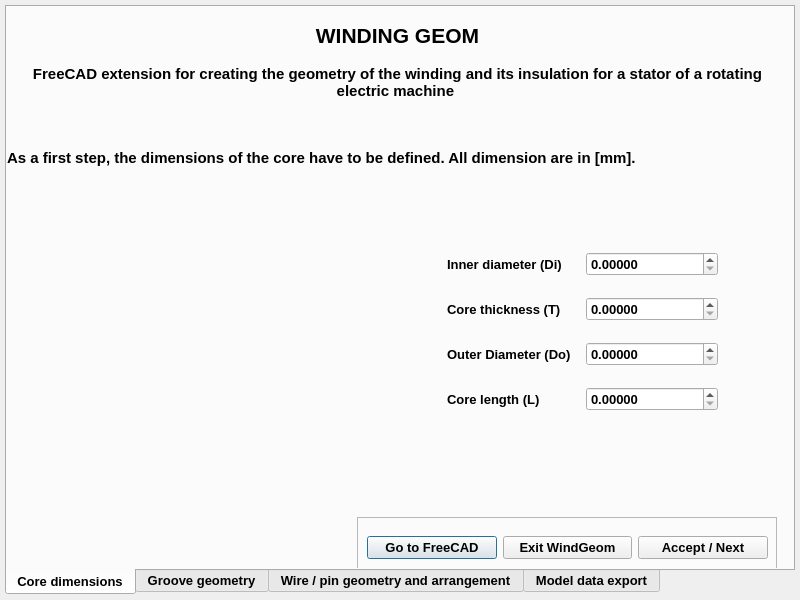
<?xml version="1.0" encoding="UTF-8"?>
<ui version="4.0">
 <class>MainWindow</class>
 <widget class="QDialog" name="MainWindow">
  <property name="windowModality">
   <enum>Qt::NonModal</enum>
  </property>
  <property name="geometry">
   <rect>
    <x>0</x>
    <y>0</y>
    <width>800</width>
    <height>600</height>
   </rect>
  </property>
  <property name="minimumSize">
   <size>
    <width>800</width>
    <height>600</height>
   </size>
  </property>
  <property name="maximumSize">
   <size>
    <width>800</width>
    <height>600</height>
   </size>
  </property>
  <property name="windowTitle">
   <string>WINDING GEOM FreeCAD extension</string>
  </property>
  <property name="accessibleDescription">
   <string/>
  </property>
  <property name="modal">
   <bool>false</bool>
  </property>
  <widget class="QTabWidget" name="tabWidget">
   <property name="geometry">
    <rect>
     <x>5</x>
     <y>5</y>
     <width>790</width>
     <height>590</height>
    </rect>
   </property>
   <property name="minimumSize">
    <size>
     <width>790</width>
     <height>590</height>
    </size>
   </property>
   <property name="maximumSize">
    <size>
     <width>790</width>
     <height>590</height>
    </size>
   </property>
   <property name="font">
    <font>
     <pointsize>10</pointsize>
     <weight>75</weight>
     <italic>false</italic>
     <bold>true</bold>
     <kerning>true</kerning>
    </font>
   </property>
   <property name="tabPosition">
    <enum>QTabWidget::South</enum>
   </property>
   <property name="currentIndex">
    <number>0</number>
   </property>
   <widget class="QWidget" name="tab1">
    <attribute name="title">
     <string>Core dimensions</string>
    </attribute>
    <widget class="QLabel" name="label_3">
     <property name="geometry">
      <rect>
       <x>0</x>
       <y>50</y>
       <width>781</width>
       <height>51</height>
      </rect>
     </property>
     <property name="sizePolicy">
      <sizepolicy hsizetype="Fixed" vsizetype="Fixed">
       <horstretch>0</horstretch>
       <verstretch>0</verstretch>
      </sizepolicy>
     </property>
     <property name="font">
      <font>
       <pointsize>11</pointsize>
       <weight>75</weight>
       <italic>false</italic>
       <bold>true</bold>
       <kerning>true</kerning>
      </font>
     </property>
     <property name="text">
      <string>FreeCAD extension for creating the geometry of the winding and  its insulation for a stator of a rotating electric machine  </string>
     </property>
     <property name="textFormat">
      <enum>Qt::RichText</enum>
     </property>
     <property name="alignment">
      <set>Qt::AlignCenter</set>
     </property>
     <property name="wordWrap">
      <bool>true</bool>
     </property>
    </widget>
    <widget class="QLabel" name="label_5">
     <property name="geometry">
      <rect>
       <x>0</x>
       <y>8</y>
       <width>781</width>
       <height>41</height>
      </rect>
     </property>
     <property name="sizePolicy">
      <sizepolicy hsizetype="Fixed" vsizetype="Fixed">
       <horstretch>0</horstretch>
       <verstretch>0</verstretch>
      </sizepolicy>
     </property>
     <property name="font">
      <font>
       <pointsize>16</pointsize>
       <weight>75</weight>
       <italic>false</italic>
       <bold>true</bold>
       <kerning>true</kerning>
      </font>
     </property>
     <property name="text">
      <string>WINDING GEOM</string>
     </property>
     <property name="textFormat">
      <enum>Qt::RichText</enum>
     </property>
     <property name="alignment">
      <set>Qt::AlignCenter</set>
     </property>
     <property name="wordWrap">
      <bool>true</bool>
     </property>
    </widget>
    <widget class="QLabel" name="label_6">
     <property name="geometry">
      <rect>
       <x>0</x>
       <y>130</y>
       <width>781</width>
       <height>41</height>
      </rect>
     </property>
     <property name="sizePolicy">
      <sizepolicy hsizetype="Fixed" vsizetype="Fixed">
       <horstretch>0</horstretch>
       <verstretch>0</verstretch>
      </sizepolicy>
     </property>
     <property name="font">
      <font>
       <pointsize>11</pointsize>
       <weight>75</weight>
       <italic>false</italic>
       <bold>true</bold>
       <kerning>true</kerning>
      </font>
     </property>
     <property name="text">
      <string>As a first step, the dimensions of the core have to be defined. All dimension are in [mm].</string>
     </property>
     <property name="alignment">
      <set>Qt::AlignLeading|Qt::AlignLeft|Qt::AlignVCenter</set>
     </property>
    </widget>
    <widget class="QLabel" name="S1_L1">
     <property name="geometry">
      <rect>
       <x>20</x>
       <y>210</y>
       <width>320</width>
       <height>320</height>
      </rect>
     </property>
     <property name="minimumSize">
      <size>
       <width>320</width>
       <height>320</height>
      </size>
     </property>
     <property name="maximumSize">
      <size>
       <width>320</width>
       <height>320</height>
      </size>
     </property>
     <property name="text">
      <string/>
     </property>
     <property name="textFormat">
      <enum>Qt::RichText</enum>
     </property>
     <property name="pixmap">
      <pixmap>../winding-geom_stuff/1st-step-q.jpg</pixmap>
     </property>
     <property name="scaledContents">
      <bool>true</bool>
     </property>
     <property name="alignment">
      <set>Qt::AlignCenter</set>
     </property>
    </widget>
    <widget class="QWidget" name="gridLayoutWidget">
     <property name="geometry">
      <rect>
       <x>440</x>
       <y>230</y>
       <width>271</width>
       <height>191</height>
      </rect>
     </property>
     <layout class="QGridLayout" name="gridLayout">
      <item row="2" column="1">
       <widget class="QDoubleSpinBox" name="Sp_1_Do">
        <property name="enabled">
         <bool>true</bool>
        </property>
        <property name="decimals">
         <number>5</number>
        </property>
        <property name="maximum">
         <double>9999.989999999999782</double>
        </property>
        <property name="singleStep">
         <double>0.100000000000000</double>
        </property>
       </widget>
      </item>
      <item row="0" column="1">
       <widget class="QDoubleSpinBox" name="Sp_1_Di">
        <property name="decimals">
         <number>5</number>
        </property>
        <property name="maximum">
         <double>9999.989999999999782</double>
        </property>
        <property name="singleStep">
         <double>0.100000000000000</double>
        </property>
       </widget>
      </item>
      <item row="1" column="1">
       <widget class="QDoubleSpinBox" name="Sp_1_T">
        <property name="decimals">
         <number>5</number>
        </property>
        <property name="maximum">
         <double>9999.989999999999782</double>
        </property>
        <property name="singleStep">
         <double>0.100000000000000</double>
        </property>
       </widget>
      </item>
      <item row="1" column="0">
       <widget class="QLabel" name="L_1_T">
        <property name="text">
         <string>Core thickness (T)</string>
        </property>
       </widget>
      </item>
      <item row="2" column="0">
       <widget class="QLabel" name="L_1_Do">
        <property name="text">
         <string>Outer Diameter (Do)</string>
        </property>
        <property name="textFormat">
         <enum>Qt::PlainText</enum>
        </property>
        <property name="wordWrap">
         <bool>true</bool>
        </property>
       </widget>
      </item>
      <item row="0" column="0">
       <widget class="QLabel" name="L_1_Di">
        <property name="text">
         <string>Inner diameter (Di)</string>
        </property>
       </widget>
      </item>
      <item row="3" column="0">
       <widget class="QLabel" name="L_1_Do_2">
        <property name="text">
         <string>Core length (L)</string>
        </property>
        <property name="textFormat">
         <enum>Qt::PlainText</enum>
        </property>
        <property name="wordWrap">
         <bool>true</bool>
        </property>
       </widget>
      </item>
      <item row="3" column="1">
       <widget class="QDoubleSpinBox" name="Sp_1_L">
        <property name="enabled">
         <bool>true</bool>
        </property>
        <property name="decimals">
         <number>5</number>
        </property>
        <property name="maximum">
         <double>9999.989999999999782</double>
        </property>
        <property name="singleStep">
         <double>0.100000000000000</double>
        </property>
       </widget>
      </item>
     </layout>
    </widget>
    <widget class="QFrame" name="frame">
     <property name="geometry">
      <rect>
       <x>350</x>
       <y>510</y>
       <width>420</width>
       <height>60</height>
      </rect>
     </property>
     <property name="frameShape">
      <enum>QFrame::StyledPanel</enum>
     </property>
     <property name="frameShadow">
      <enum>QFrame::Raised</enum>
     </property>
     <widget class="QWidget" name="horizontalLayoutWidget">
      <property name="geometry">
       <rect>
        <x>10</x>
        <y>10</y>
        <width>401</width>
        <height>41</height>
       </rect>
      </property>
      <layout class="QHBoxLayout" name="horizontalLayout">
       <item>
        <widget class="QPushButton" name="Cb_1_GtFc">
         <property name="text">
          <string>Go to FreeCAD</string>
         </property>
        </widget>
       </item>
       <item>
        <widget class="QPushButton" name="Cb_1_exitWg">
         <property name="text">
          <string>Exit WindGeom</string>
         </property>
        </widget>
       </item>
       <item>
        <widget class="QPushButton" name="Cb_1_AccNext">
         <property name="text">
          <string>Accept / Next</string>
         </property>
        </widget>
       </item>
      </layout>
     </widget>
    </widget>
   </widget>
   <widget class="QWidget" name="tab2">
    <attribute name="title">
     <string>Groove geometry</string>
    </attribute>
    <widget class="QLabel" name="label_2">
     <property name="geometry">
      <rect>
       <x>0</x>
       <y>410</y>
       <width>150</width>
       <height>150</height>
      </rect>
     </property>
     <property name="text">
      <string/>
     </property>
     <property name="pixmap">
      <pixmap>11-ac-motor-windingQR.jpg</pixmap>
     </property>
     <property name="scaledContents">
      <bool>true</bool>
     </property>
     <property name="alignment">
      <set>Qt::AlignCenter</set>
     </property>
    </widget>
    <widget class="QFrame" name="frame_2">
     <property name="geometry">
      <rect>
       <x>350</x>
       <y>510</y>
       <width>420</width>
       <height>60</height>
      </rect>
     </property>
     <property name="frameShape">
      <enum>QFrame::StyledPanel</enum>
     </property>
     <property name="frameShadow">
      <enum>QFrame::Raised</enum>
     </property>
     <widget class="QWidget" name="horizontalLayoutWidget_2">
      <property name="geometry">
       <rect>
        <x>10</x>
        <y>10</y>
        <width>401</width>
        <height>41</height>
       </rect>
      </property>
      <layout class="QHBoxLayout" name="horizontalLayout_2">
       <item>
        <widget class="QPushButton" name="Cb_2_GtFc">
         <property name="text">
          <string>Go to FreeCAD</string>
         </property>
        </widget>
       </item>
       <item>
        <widget class="QPushButton" name="Cb_2_exitWg">
         <property name="text">
          <string>Exit WindGeom</string>
         </property>
        </widget>
       </item>
       <item>
        <widget class="QPushButton" name="Cb_2_AccNext">
         <property name="text">
          <string>Accept / Next</string>
         </property>
        </widget>
       </item>
      </layout>
     </widget>
    </widget>
    <widget class="QLabel" name="label_7">
     <property name="geometry">
      <rect>
       <x>0</x>
       <y>5</y>
       <width>781</width>
       <height>18</height>
      </rect>
     </property>
     <property name="sizePolicy">
      <sizepolicy hsizetype="Fixed" vsizetype="Fixed">
       <horstretch>0</horstretch>
       <verstretch>0</verstretch>
      </sizepolicy>
     </property>
     <property name="font">
      <font>
       <pointsize>11</pointsize>
       <weight>75</weight>
       <italic>false</italic>
       <bold>true</bold>
       <kerning>true</kerning>
      </font>
     </property>
     <property name="text">
      <string>In the next step, the geometry of the groove will be defined.</string>
     </property>
     <property name="alignment">
      <set>Qt::AlignLeading|Qt::AlignLeft|Qt::AlignVCenter</set>
     </property>
    </widget>
    <widget class="QLabel" name="label_8">
     <property name="geometry">
      <rect>
       <x>0</x>
       <y>30</y>
       <width>781</width>
       <height>15</height>
      </rect>
     </property>
     <property name="sizePolicy">
      <sizepolicy hsizetype="Fixed" vsizetype="Fixed">
       <horstretch>0</horstretch>
       <verstretch>0</verstretch>
      </sizepolicy>
     </property>
     <property name="font">
      <font>
       <pointsize>11</pointsize>
       <weight>50</weight>
       <italic>false</italic>
       <bold>false</bold>
       <kerning>true</kerning>
      </font>
     </property>
     <property name="text">
      <string>Choose the form of the groove, then define the dimensions.</string>
     </property>
     <property name="alignment">
      <set>Qt::AlignLeading|Qt::AlignLeft|Qt::AlignVCenter</set>
     </property>
    </widget>
    <widget class="QFrame" name="frame_3">
     <property name="geometry">
      <rect>
       <x>0</x>
       <y>70</y>
       <width>780</width>
       <height>142</height>
      </rect>
     </property>
     <property name="minimumSize">
      <size>
       <width>780</width>
       <height>142</height>
      </size>
     </property>
     <property name="maximumSize">
      <size>
       <width>780</width>
       <height>142</height>
      </size>
     </property>
     <property name="frameShape">
      <enum>QFrame::StyledPanel</enum>
     </property>
     <property name="frameShadow">
      <enum>QFrame::Raised</enum>
     </property>
    </widget>
    <widget class="QFrame" name="frame_4">
     <property name="geometry">
      <rect>
       <x>-10</x>
       <y>70</y>
       <width>780</width>
       <height>140</height>
      </rect>
     </property>
     <property name="minimumSize">
      <size>
       <width>780</width>
       <height>140</height>
      </size>
     </property>
     <property name="maximumSize">
      <size>
       <width>780</width>
       <height>140</height>
      </size>
     </property>
     <property name="frameShape">
      <enum>QFrame::StyledPanel</enum>
     </property>
     <property name="frameShadow">
      <enum>QFrame::Raised</enum>
     </property>
     <layout class="QGridLayout" name="gridLayout_6">
      <item row="1" column="0">
       <layout class="QHBoxLayout" name="horizontalLayout_3">
        <item>
         <widget class="QFrame" name="frame_6">
          <property name="frameShape">
           <enum>QFrame::StyledPanel</enum>
          </property>
          <property name="frameShadow">
           <enum>QFrame::Raised</enum>
          </property>
          <widget class="QWidget" name="verticalLayoutWidget_2">
           <property name="geometry">
            <rect>
             <x>60</x>
             <y>0</y>
             <width>131</width>
             <height>112</height>
            </rect>
           </property>
           <layout class="QVBoxLayout" name="verticalLayout_4">
            <item>
             <layout class="QHBoxLayout" name="horizontalLayout_4">
              <item>
               <widget class="QLabel" name="L_Groove1">
                <property name="sizePolicy">
                 <sizepolicy hsizetype="Expanding" vsizetype="Expanding">
                  <horstretch>0</horstretch>
                  <verstretch>0</verstretch>
                 </sizepolicy>
                </property>
                <property name="minimumSize">
                 <size>
                  <width>80</width>
                  <height>80</height>
                 </size>
                </property>
                <property name="maximumSize">
                 <size>
                  <width>80</width>
                  <height>80</height>
                 </size>
                </property>
                <property name="baseSize">
                 <size>
                  <width>0</width>
                  <height>0</height>
                 </size>
                </property>
                <property name="inputMethodHints">
                 <set>Qt::ImhPreferUppercase</set>
                </property>
                <property name="text">
                 <string/>
                </property>
                <property name="textFormat">
                 <enum>Qt::RichText</enum>
                </property>
                <property name="pixmap">
                 <pixmap>groove-1_prev.jpg</pixmap>
                </property>
                <property name="scaledContents">
                 <bool>true</bool>
                </property>
                <property name="alignment">
                 <set>Qt::AlignCenter</set>
                </property>
               </widget>
              </item>
             </layout>
            </item>
            <item>
             <layout class="QHBoxLayout" name="horizontalLayout_6">
              <item>
               <widget class="QRadioButton" name="Gr1">
                <property name="sizePolicy">
                 <sizepolicy hsizetype="Expanding" vsizetype="Expanding">
                  <horstretch>0</horstretch>
                  <verstretch>0</verstretch>
                 </sizepolicy>
                </property>
                <property name="minimumSize">
                 <size>
                  <width>110</width>
                  <height>20</height>
                 </size>
                </property>
                <property name="maximumSize">
                 <size>
                  <width>110</width>
                  <height>20</height>
                 </size>
                </property>
                <property name="baseSize">
                 <size>
                  <width>0</width>
                  <height>0</height>
                 </size>
                </property>
                <property name="inputMethodHints">
                 <set>Qt::ImhPreferUppercase</set>
                </property>
                <property name="text">
                 <string>Grooveform 1</string>
                </property>
                <property name="iconSize">
                 <size>
                  <width>25</width>
                  <height>25</height>
                 </size>
                </property>
                <property name="checked">
                 <bool>false</bool>
                </property>
               </widget>
              </item>
             </layout>
            </item>
           </layout>
          </widget>
         </widget>
        </item>
        <item>
         <widget class="QFrame" name="frame_9">
          <property name="frameShape">
           <enum>QFrame::StyledPanel</enum>
          </property>
          <property name="frameShadow">
           <enum>QFrame::Raised</enum>
          </property>
          <widget class="QWidget" name="verticalLayoutWidget_3">
           <property name="geometry">
            <rect>
             <x>50</x>
             <y>0</y>
             <width>131</width>
             <height>112</height>
            </rect>
           </property>
           <layout class="QVBoxLayout" name="verticalLayout_5">
            <item>
             <layout class="QHBoxLayout" name="horizontalLayout_5">
              <item>
               <widget class="QLabel" name="L_Groove2">
                <property name="minimumSize">
                 <size>
                  <width>80</width>
                  <height>80</height>
                 </size>
                </property>
                <property name="maximumSize">
                 <size>
                  <width>80</width>
                  <height>80</height>
                 </size>
                </property>
                <property name="text">
                 <string/>
                </property>
                <property name="textFormat">
                 <enum>Qt::RichText</enum>
                </property>
                <property name="pixmap">
                 <pixmap>groove-2_prev.jpg</pixmap>
                </property>
                <property name="scaledContents">
                 <bool>true</bool>
                </property>
               </widget>
              </item>
             </layout>
            </item>
            <item>
             <layout class="QHBoxLayout" name="horizontalLayout_7">
              <item>
               <widget class="QRadioButton" name="Gr2">
                <property name="minimumSize">
                 <size>
                  <width>110</width>
                  <height>20</height>
                 </size>
                </property>
                <property name="maximumSize">
                 <size>
                  <width>110</width>
                  <height>20</height>
                 </size>
                </property>
                <property name="text">
                 <string>Grooveform 2</string>
                </property>
               </widget>
              </item>
             </layout>
            </item>
           </layout>
          </widget>
         </widget>
        </item>
        <item>
         <widget class="QFrame" name="frame_5">
          <property name="frameShape">
           <enum>QFrame::StyledPanel</enum>
          </property>
          <property name="frameShadow">
           <enum>QFrame::Raised</enum>
          </property>
          <widget class="QWidget" name="verticalLayoutWidget_4">
           <property name="geometry">
            <rect>
             <x>50</x>
             <y>0</y>
             <width>141</width>
             <height>112</height>
            </rect>
           </property>
           <layout class="QVBoxLayout" name="verticalLayout_6">
            <item>
             <layout class="QHBoxLayout" name="horizontalLayout_8">
              <item>
               <widget class="QLabel" name="L_Groove3">
                <property name="sizePolicy">
                 <sizepolicy hsizetype="Expanding" vsizetype="Expanding">
                  <horstretch>0</horstretch>
                  <verstretch>0</verstretch>
                 </sizepolicy>
                </property>
                <property name="minimumSize">
                 <size>
                  <width>80</width>
                  <height>80</height>
                 </size>
                </property>
                <property name="maximumSize">
                 <size>
                  <width>80</width>
                  <height>80</height>
                 </size>
                </property>
                <property name="baseSize">
                 <size>
                  <width>0</width>
                  <height>0</height>
                 </size>
                </property>
                <property name="inputMethodHints">
                 <set>Qt::ImhPreferUppercase</set>
                </property>
                <property name="text">
                 <string/>
                </property>
                <property name="textFormat">
                 <enum>Qt::RichText</enum>
                </property>
                <property name="pixmap">
                 <pixmap>groove-1_prev.jpg</pixmap>
                </property>
                <property name="scaledContents">
                 <bool>true</bool>
                </property>
                <property name="alignment">
                 <set>Qt::AlignCenter</set>
                </property>
               </widget>
              </item>
             </layout>
            </item>
            <item>
             <layout class="QHBoxLayout" name="horizontalLayout_9">
              <item>
               <widget class="QRadioButton" name="Gr3">
                <property name="minimumSize">
                 <size>
                  <width>110</width>
                  <height>20</height>
                 </size>
                </property>
                <property name="maximumSize">
                 <size>
                  <width>110</width>
                  <height>20</height>
                 </size>
                </property>
                <property name="text">
                 <string>Grooveform 3</string>
                </property>
               </widget>
              </item>
             </layout>
            </item>
           </layout>
          </widget>
         </widget>
        </item>
       </layout>
      </item>
     </layout>
    </widget>
    <widget class="QLabel" name="S2_L1">
     <property name="geometry">
      <rect>
       <x>20</x>
       <y>210</y>
       <width>320</width>
       <height>320</height>
      </rect>
     </property>
     <property name="minimumSize">
      <size>
       <width>320</width>
       <height>320</height>
      </size>
     </property>
     <property name="maximumSize">
      <size>
       <width>320</width>
       <height>320</height>
      </size>
     </property>
     <property name="text">
      <string/>
     </property>
     <property name="textFormat">
      <enum>Qt::RichText</enum>
     </property>
     <property name="pixmap">
      <pixmap>../winding-geom_stuff/1st-step-q.jpg</pixmap>
     </property>
     <property name="scaledContents">
      <bool>true</bool>
     </property>
     <property name="alignment">
      <set>Qt::AlignCenter</set>
     </property>
    </widget>
    <widget class="QWidget" name="gridLayoutWidget_2">
     <property name="geometry">
      <rect>
       <x>390</x>
       <y>230</y>
       <width>331</width>
       <height>231</height>
      </rect>
     </property>
     <layout class="QGridLayout" name="gridLayout_2">
      <item row="3" column="2">
       <widget class="QLabel" name="L_2_D9">
        <property name="text">
         <string>AAA</string>
        </property>
        <property name="alignment">
         <set>Qt::AlignCenter</set>
        </property>
       </widget>
      </item>
      <item row="0" column="1">
       <widget class="QDoubleSpinBox" name="Sp_2_D1">
        <property name="decimals">
         <number>5</number>
        </property>
        <property name="maximum">
         <double>9999.989999999999782</double>
        </property>
        <property name="singleStep">
         <double>0.100000000000000</double>
        </property>
       </widget>
      </item>
      <item row="2" column="0">
       <widget class="QLabel" name="L_2_D3">
        <property name="text">
         <string>AAA</string>
        </property>
        <property name="textFormat">
         <enum>Qt::PlainText</enum>
        </property>
        <property name="alignment">
         <set>Qt::AlignCenter</set>
        </property>
        <property name="wordWrap">
         <bool>true</bool>
        </property>
       </widget>
      </item>
      <item row="3" column="0">
       <widget class="QLabel" name="L_2_D4">
        <property name="text">
         <string>AAA</string>
        </property>
        <property name="textFormat">
         <enum>Qt::PlainText</enum>
        </property>
        <property name="alignment">
         <set>Qt::AlignCenter</set>
        </property>
        <property name="wordWrap">
         <bool>true</bool>
        </property>
       </widget>
      </item>
      <item row="4" column="1">
       <widget class="QDoubleSpinBox" name="Sp_2_D5">
        <property name="enabled">
         <bool>true</bool>
        </property>
        <property name="decimals">
         <number>5</number>
        </property>
        <property name="maximum">
         <double>9999.989999999999782</double>
        </property>
        <property name="singleStep">
         <double>0.100000000000000</double>
        </property>
       </widget>
      </item>
      <item row="1" column="0">
       <widget class="QLabel" name="L_2_D2">
        <property name="text">
         <string>AAA</string>
        </property>
        <property name="alignment">
         <set>Qt::AlignCenter</set>
        </property>
       </widget>
      </item>
      <item row="4" column="0">
       <widget class="QLabel" name="L_2_D5">
        <property name="text">
         <string>AAA</string>
        </property>
        <property name="textFormat">
         <enum>Qt::PlainText</enum>
        </property>
        <property name="alignment">
         <set>Qt::AlignCenter</set>
        </property>
        <property name="wordWrap">
         <bool>true</bool>
        </property>
       </widget>
      </item>
      <item row="0" column="0">
       <widget class="QLabel" name="L_2_D1">
        <property name="text">
         <string>AAA</string>
        </property>
        <property name="textFormat">
         <enum>Qt::RichText</enum>
        </property>
        <property name="alignment">
         <set>Qt::AlignCenter</set>
        </property>
       </widget>
      </item>
      <item row="1" column="1">
       <widget class="QDoubleSpinBox" name="Sp_2_D2">
        <property name="decimals">
         <number>5</number>
        </property>
        <property name="maximum">
         <double>9999.989999999999782</double>
        </property>
        <property name="singleStep">
         <double>0.100000000000000</double>
        </property>
       </widget>
      </item>
      <item row="3" column="1">
       <widget class="QDoubleSpinBox" name="Sp_2_D4">
        <property name="enabled">
         <bool>true</bool>
        </property>
        <property name="decimals">
         <number>5</number>
        </property>
        <property name="maximum">
         <double>9999.989999999999782</double>
        </property>
        <property name="singleStep">
         <double>0.100000000000000</double>
        </property>
       </widget>
      </item>
      <item row="2" column="1">
       <widget class="QDoubleSpinBox" name="Sp_2_D3">
        <property name="enabled">
         <bool>true</bool>
        </property>
        <property name="decimals">
         <number>5</number>
        </property>
        <property name="maximum">
         <double>9999.989999999999782</double>
        </property>
        <property name="singleStep">
         <double>0.100000000000000</double>
        </property>
       </widget>
      </item>
      <item row="1" column="2">
       <widget class="QLabel" name="L_2_D7">
        <property name="text">
         <string>AAA</string>
        </property>
        <property name="alignment">
         <set>Qt::AlignCenter</set>
        </property>
       </widget>
      </item>
      <item row="2" column="2">
       <widget class="QLabel" name="L_2_D8">
        <property name="text">
         <string>AAA</string>
        </property>
        <property name="alignment">
         <set>Qt::AlignCenter</set>
        </property>
       </widget>
      </item>
      <item row="0" column="2">
       <widget class="QLabel" name="L_2_D6">
        <property name="text">
         <string>AAA</string>
        </property>
        <property name="alignment">
         <set>Qt::AlignCenter</set>
        </property>
       </widget>
      </item>
      <item row="0" column="3">
       <widget class="QDoubleSpinBox" name="Sp_2_D6">
        <property name="decimals">
         <number>5</number>
        </property>
        <property name="maximum">
         <double>9999.989999999999782</double>
        </property>
        <property name="singleStep">
         <double>0.100000000000000</double>
        </property>
       </widget>
      </item>
      <item row="1" column="3">
       <widget class="QDoubleSpinBox" name="Sp_2_D7">
        <property name="decimals">
         <number>5</number>
        </property>
        <property name="maximum">
         <double>9999.989999999999782</double>
        </property>
        <property name="singleStep">
         <double>0.100000000000000</double>
        </property>
       </widget>
      </item>
      <item row="2" column="3">
       <widget class="QDoubleSpinBox" name="Sp_2_D8">
        <property name="decimals">
         <number>5</number>
        </property>
        <property name="maximum">
         <double>9999.989999999999782</double>
        </property>
        <property name="singleStep">
         <double>0.100000000000000</double>
        </property>
       </widget>
      </item>
      <item row="3" column="3">
       <widget class="QDoubleSpinBox" name="Sp_2_D9">
        <property name="decimals">
         <number>5</number>
        </property>
        <property name="maximum">
         <double>9999.989999999999782</double>
        </property>
        <property name="singleStep">
         <double>0.100000000000000</double>
        </property>
       </widget>
      </item>
     </layout>
    </widget>
   </widget>
   <widget class="QWidget" name="tab3">
    <attribute name="title">
     <string>Wire / pin geometry and arrangement</string>
    </attribute>
    <widget class="QFrame" name="frame_7">
     <property name="geometry">
      <rect>
       <x>350</x>
       <y>510</y>
       <width>420</width>
       <height>60</height>
      </rect>
     </property>
     <property name="frameShape">
      <enum>QFrame::StyledPanel</enum>
     </property>
     <property name="frameShadow">
      <enum>QFrame::Raised</enum>
     </property>
     <widget class="QWidget" name="horizontalLayoutWidget_3">
      <property name="geometry">
       <rect>
        <x>10</x>
        <y>10</y>
        <width>401</width>
        <height>41</height>
       </rect>
      </property>
      <layout class="QHBoxLayout" name="horizontalLayout_10">
       <item>
        <widget class="QPushButton" name="Cb_3_GtFc">
         <property name="text">
          <string>Go to FreeCAD</string>
         </property>
        </widget>
       </item>
       <item>
        <widget class="QPushButton" name="Cb_3_exitWg">
         <property name="text">
          <string>Exit WindGeom</string>
         </property>
        </widget>
       </item>
       <item>
        <widget class="QPushButton" name="Cb_3_AccNext">
         <property name="text">
          <string>Accept / Next</string>
         </property>
        </widget>
       </item>
      </layout>
     </widget>
    </widget>
   </widget>
   <widget class="QWidget" name="tab4">
    <attribute name="title">
     <string>Model data export</string>
    </attribute>
   </widget>
  </widget>
 </widget>
 <tabstops>
  <tabstop>Sp_1_Di</tabstop>
  <tabstop>Sp_1_T</tabstop>
  <tabstop>Sp_1_Do</tabstop>
  <tabstop>Sp_1_L</tabstop>
  <tabstop>Cb_1_GtFc</tabstop>
  <tabstop>Cb_1_exitWg</tabstop>
  <tabstop>Cb_1_AccNext</tabstop>
  <tabstop>tabWidget</tabstop>
  <tabstop>Gr1</tabstop>
  <tabstop>Gr2</tabstop>
  <tabstop>Gr3</tabstop>
  <tabstop>Sp_2_D1</tabstop>
  <tabstop>Sp_2_D2</tabstop>
  <tabstop>Sp_2_D3</tabstop>
  <tabstop>Sp_2_D4</tabstop>
  <tabstop>Sp_2_D5</tabstop>
  <tabstop>Sp_2_D6</tabstop>
  <tabstop>Sp_2_D7</tabstop>
  <tabstop>Sp_2_D8</tabstop>
  <tabstop>Sp_2_D9</tabstop>
  <tabstop>Cb_2_GtFc</tabstop>
  <tabstop>Cb_2_exitWg</tabstop>
  <tabstop>Cb_2_AccNext</tabstop>
  <tabstop>Cb_3_GtFc</tabstop>
  <tabstop>Cb_3_exitWg</tabstop>
  <tabstop>Cb_3_AccNext</tabstop>
 </tabstops>
 <resources/>
 <connections/>
</ui>
